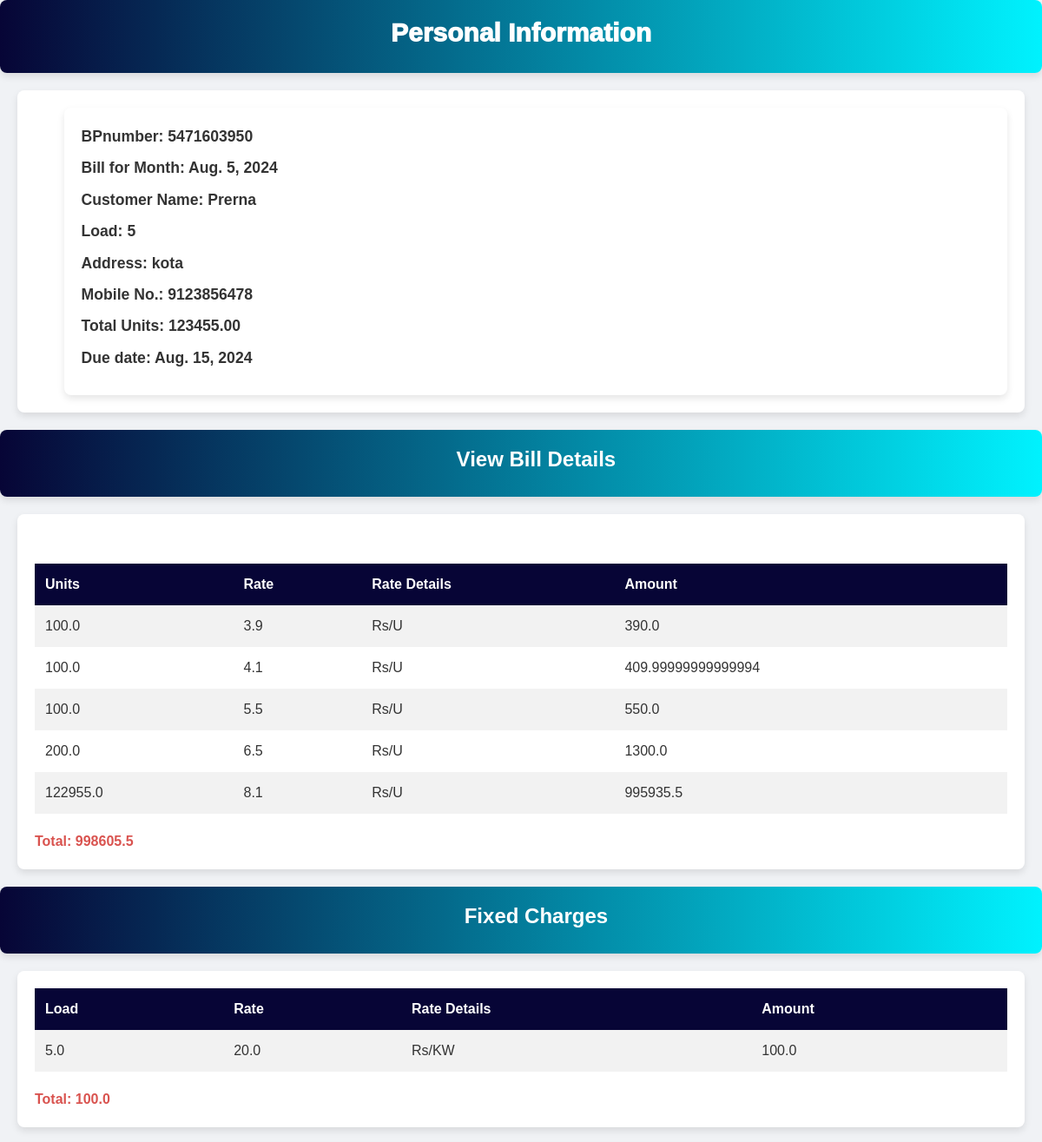
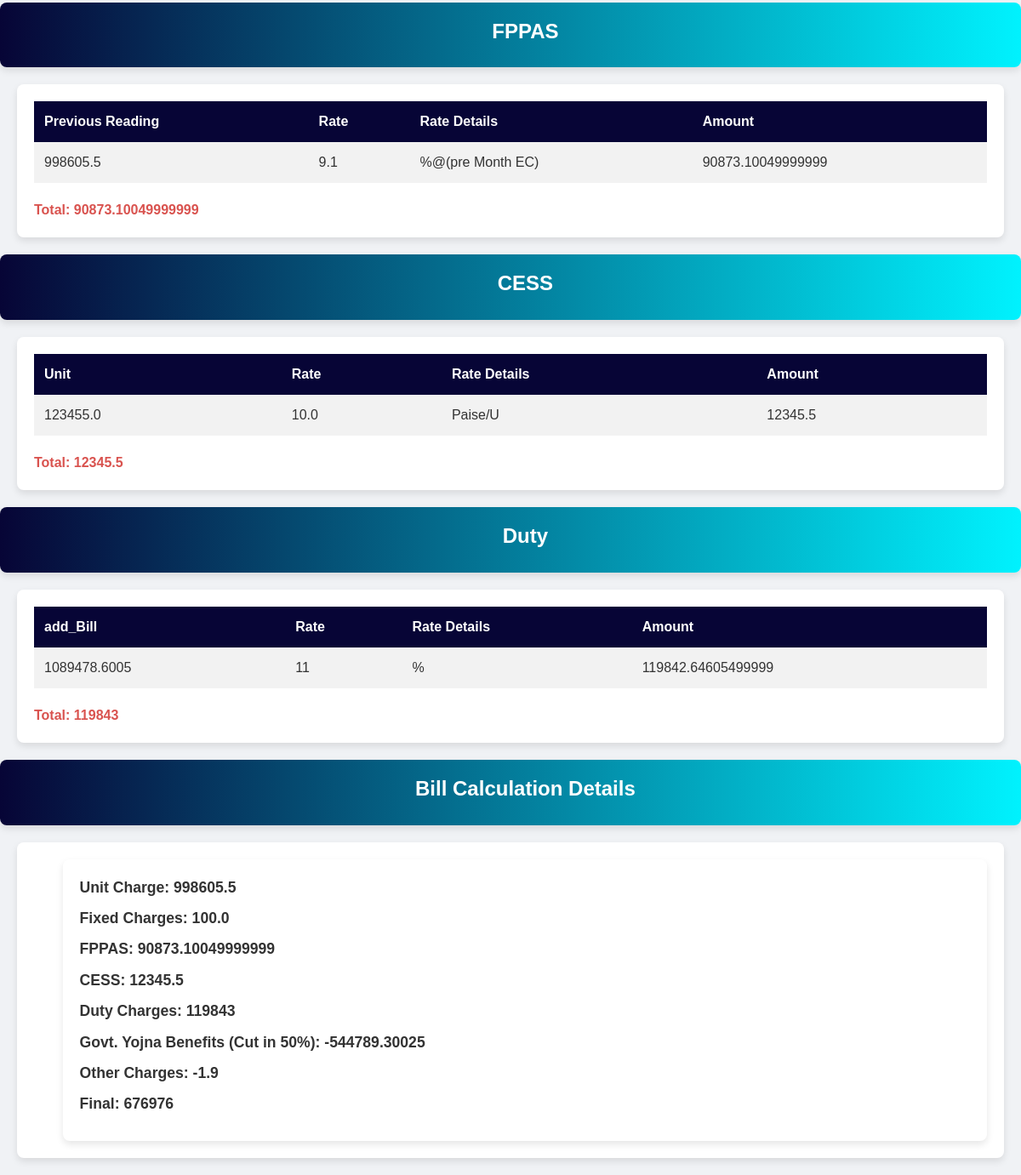
The page /billData/24 on the database its author committed (2 pictures, top to bottom).
### electricity/models.py (models this page shows, shortened)
class Bill(models.Model):
    connection = models.ForeignKey('Connection', on_delete=models.CASCADE)
    billformonth = models.DateField(default=timezone.now)
    currentreading = models.DecimalField(max_digits=10, decimal_places=2, null=True)
    previousreading = models.DecimalField(max_digits=10, decimal_places=2, null=True)
    totalunit = models.DecimalField(max_digits=10, decimal_places=2, null=True, blank=True)
    chargeperunit = models.DecimalField(max_digits=10, decimal_places=2, null=True, blank=True)
    finalamount = models.DecimalField(max_digits=10, decimal_places=2, null=True, blank=True)
    duedate = models.DateField(null=True)
    status = models.CharField(max_length=20, null=True)
    total_bill_amt=models.FloatField(default=0.0)
    current_bill_images=models.ImageField(upload_to='bills/', blank=True,null=True)
    class Meta:
        unique_together = ('connection', 'billformonth')

class Connection(models.Model):
    customer = models.ForeignKey(Customer,on_delete=models.CASCADE)
    connectionid = models.BigIntegerField(primary_key=True, unique=True, editable=False)
    connectiontype = models.CharField(max_length=100, null=True)
    connectionstartdate = models.DateField(null=True)
    occupation = models.CharField(max_length=100, null=True)
    connectionload = models.CharField(max_length=100, null=True)
    plotno = models.CharField(max_length=50, null=True)
    city = models.CharField(max_length=100, null=True)
    pincode = models.CharField(max_length=10, null=True)
    address = models.CharField(max_length=200, null=True)
    state = models.CharField(max_length=100, null=True)
    description = models.CharField(max_length=250, null=True)

class Customer(models.Model):
    user = models.ForeignKey(User,on_delete=models.CASCADE)
    contact = models.CharField(max_length=15, null=True)
    address = models.CharField(max_length=200, null=True)
    city = models.CharField(max_length=100,null=True)
    state = models.CharField(max_length=100, null=True)
    regdate = models.DateTimeField(auto_now_add=True)

class Bill_cal(models.Model):
    unit = models.FloatField(default=0.0)
    rate = models.FloatField(default=0.0)
    rate_details = models.CharField(max_length=10,null=True)
    amount = models.FloatField(default=0.0)
    total = models.ForeignKey(Bill ,on_delete=models.CASCADE)

class Bill_load(models.Model):
    load = models.FloatField(default=0.0)
    load_rate = models.FloatField(default=0.0)
    load_rate_details = models.CharField(max_length=10,null=True)
    load_amount = models.FloatField(default=0.0)
    load_total = models.ForeignKey(Bill ,on_delete=models.CASCADE)

class Bill_fppas(models.Model):
    fppas = models.FloatField(default=0.0)
    fppas_rate = models.FloatField(default=0.0)
    fppas_rate_details = models.CharField(max_length=10,null=True)
    fppas_amount = models.FloatField(default=0.0)
    fppas_total = models.ForeignKey(Bill ,on_delete=models.CASCADE)

class Bill_cess(models.Model):
    cess = models.FloatField(default=0.0)
    cess_rate = models.FloatField(default=0.0)
    cess_rate_details = models.CharField(max_length=10,null=True)
    cess_amount = models.FloatField(default=0.0)
    cess_total = models.ForeignKey(Bill ,on_delete=models.CASCADE)

### electricity/views.py (the view)
# urls.py: path('billData/', billDetialsPage,name='billData'),
def billDetialsPage(request, pid):
    from datetime import datetime
    bill = Bill.objects.get(id=pid)
    aa = Connection.objects.get(connectionid=bill.connection.connectionid)
    load = float(aa.connectionload)
    if 0 < load < 6:
        charge = 20
    elif 5 < load < 11:
        charge = 30
    else:
        charge = 40
    total_load = load * charge
    current_year = datetime.now().year
    current_date = datetime.now()
    previous_month_date = get_previous_month(current_date)
    pre_bill = Bill.objects.filter(
        connection=bill.connection,
        billformonth__month=previous_month_date.month,
        billformonth__year=current_year
    ).first()
    if not pre_bill:
        pre_bill = 0
        amou_data = 0
    else:
        amou_data = (float(pre_bill.total_bill_amt) * 9.1) / 100
    duty_amo = float(amou_data) + float(bill.total_bill_amt)
    per_amo_duty = (float(duty_amo) * 11) / 100
    bill_data = Bill_cal.objects.filter(total=pid)
    data = bill.total_bill_amt
    govt_amount = (float(data) + float(total_load) + float(amou_data)) / 2
    bb = Bill_cess.objects.get(cess_total=bill)
    cess_to_amou = bb.cess_amount
    other_cha= 1.9
    final = ((
        float(data) + float(total_load) + float(amou_data) +
        float(per_amo_duty) + float(cess_to_amou)
    ) - float(govt_amount))-float(other_cha)
    bill_load = Bill_load.objects.filter(load_total=pid)
    bill_fppas = Bill_fppas.objects.filter(fppas_total=pid)
    bill_cess = Bill_cess.objects.filter(cess_total=pid)
    bill_duty = Bill_duty.objects.filter(duty_total=pid)
    return render(request, 'BillDetails.html', locals())

### electricity/views.py (called while the page is built)
def get_previous_month(date):
    first_day_of_current_month = date.replace(day=1)
    last_day_of_previous_month = first_day_of_current_month - timedelta(days=1)
    return last_day_of_previous_month

### electricity/templates/BillDetails.html (shortened to what this page needs)
<!DOCTYPE html>
<html lang="en">
<head>
    <link rel="stylesheet"
          href="https://cdnjs.cloudflare.com/ajax/libs/twitter-bootstrap/4.5.2/css/bootstrap.css">
    <link rel="stylesheet"
          href="https://cdn.datatables.net/1.11.3/css/dataTables.bootstrap4.min.css">
    <link rel="stylesheet" href="https://cdnjs.cloudflare.com/ajax/libs/animate.css/4.1.1/animate.min.css"/>
</head>
<body>
    <div class="header animate__animated animate__fadeInDown">
        <h3 class="psalinfo" style="font-size:30px;font-weight:1000">Personal Information</h3>
    </div>
    <div class="content animate__animated animate__fadeInUp">
        <div class="bill_head_div">
            <span>BPnumber: {{bill.connection.connectionid}}</span>
            <span>Bill for Month: {{bill.billformonth}}</span>
            <span>Customer Name: {{bill.connection.customer.user.first_name}}</span>
            <span>Load: {{bill.connection.connectionload}}</span>
            <span>Address: {{bill.connection.address}}</span>
            <span>Mobile No.: {{bill.connection.customer.contact}}</span>
            <span>Total Units: {{bill.totalunit}}</span>
            <span>Due date: {{bill.duedate}}</span>
        </div>
    </div>
    <div class="header animate__animated animate__fadeInDown">
        <h4>View Bill Details</h4>
    </div>
    <div class="content animate__animated animate__fadeInUp">
        <h4>Unit Charges</h4>
        <div class="table-wrapper">
            <table>
                <thead>
                    <tr>
                        <th>Units</th>
                        <th>Rate</th>
                        <th>Rate Details</th>
                        <th>Amount</th>
                    </tr>
                    {% for i in bill_data %}
                    <tr>
                        <td>{{i.rate}}</td>
                        <td>{{i.unit}}</td>
                        <td>{{i.rate_details}}</td>
                        <td>{{i.amount}}</td>
                    </tr>
                    {% endfor %}
                </thead>
            </table>
        </div>
        <span class="total">Total: {{bill.total_bill_amt}}</span>
    </div>
    <div class="header animate__animated animate__fadeInDown">
        <h4>Fixed Charges</h4>
    </div>
    <div class="content animate__animated animate__fadeInUp">
        <div class="table-wrapper">
            <table>
                <thead>
                    <tr>
                        <th>Load</th>
                        <th>Rate</th>
                        <th>Rate Details</th>
                        <th>Amount</th>
                    </tr>
                    {% for item in bill_load %}
                    <tr>
                        <td>{{item.load}}</td>
                        <td>{{item.load_rate}}</td>
                        <td>{{item.load_rate_details}}</td>
                        <td>{{item.load_amount}}</td>
                    </tr>
                    {% endfor %}
                </thead>
            </table>
        </div>
        {% for item in bill_load %}
        <span class="total">Total: {{item.load_amount}}</span><br>
        {% endfor %}
    </div>
    <div class="header animate__animated animate__fadeInDown">
        <h4>FPPAS</h4>
    </div>
    <div class="content animate__animated animate__fadeInUp">
        <div class="table-wrapper">
            <table>
                <thead>
                    <tr>
                        <th>Previous Reading</th>
                        <th>Rate</th>
                        <th>Rate Details</th>
                        <th>Amount</th>
                    </tr>
                    {% for items in bill_fppas %}
                    <tr>
                        <td>{{pre_bill.total_bill_amt}}</td>
                        <td>9.1</td>
                        <td>{{items.fppas_rate_details}}</td>
                        <td>{{amou_data}}</td>
                    </tr>
                    {% endfor %}
                </thead>
            </table>
        </div>
        <span class="total">Total: {{amou_data}}</span>
    </div>
    <div class="header animate__animated animate__fadeInDown">
        <h4>CESS</h4>
    </div>
    <div class="content animate__animated animate__fadeInUp">
        <div class="table-wrapper">
            <table>
                <thead>
                    <tr>
                        <th>Unit</th>
                        <th>Rate</th>
                        <th>Rate Details</th>
                        <th>Amount</th>
                    </tr>
                    {% for it in bill_cess %}
                    <tr>
                        <td>{{it.cess}}</td>
                        <td>{{it.cess_rate}}</td>
                        <td>{{it.cess_rate_details}}</td>
                        <td>{{it.cess_amount}}</td>
                    </tr>
                    {% endfor %}
                </thead>
            </table>
        </div>
        {% for it in bill_cess %}
        <span class="total">Total: {{it.cess_amount}}</span><br>
        {% endfor %}
    </div>
    <div class="header animate__animated animate__fadeInDown">
        <h4>Duty</h4>
    </div>
    <div class="content animate__animated animate__fadeInUp">
        <div class="table-wrapper">
            <table>
                <thead>
                    <tr>
                        <th>add_Bill</th>
                        <th>Rate</th>
                        <th>Rate Details</th>
                        <th>Amount</th>
                    </tr>
                    <tr>
                        <td>{{duty_amo}}</td>
                        <td>11</td>
                        <td>{{"%"}}</td>
                        <td>{{per_amo_duty}}</td>
                    </tr>
                </thead>
            </table>
        </div>
        <span class="total">Total: {{per_amo_duty|floatformat:0}}</span>
    </div>
    <div class="header animate__animated animate__fadeInDown">
        <h4>Bill Calculation Details</h4>
    </div>
    <div class="content animate__animated animate__fadeInUp">
        <div class="bill_head_div">
            <span>Unit Charge: {{bill.total_bill_amt}}</span>
            {% for item in bill_load %}
            <span>Fixed Charges: {{item.load_amount}}</span>
            {% endfor %}
            <span>FPPAS: {{amou_data}}</span>
            {% for it in bill_cess %}
            <span>CESS: {{it.cess_amount}}</span>
            {% endfor %}
            <span>Duty Charges: {{per_amo_duty|floatformat:0}}</span>
            <span>Govt. Yojna Benefits (Cut in 50%): -{{govt_amount}}</span>
            <span>Other Charges: -{{other_cha}}</span>
            <span>Final: {{final|floatformat:0}}</span>
        </div>
    </div>
</body>
</html>

### electricity/templates/BillDetails.html (style rules this page uses)
body { font-family: 'Arial', sans-serif; background-color: #f0f2f5; color: #333; margin: 0; padding: 0; }
h3.bill_head_heading, h4 { color: #ffff; margin-left: 3%; font-weight: bold; }
.bill_head_div { margin-left: 3%; font-weight: bold; background-color: #fff; padding: 20px; border-radius: 8px; box-shadow: 0 4px 8px rgba(0, 0, 0, 0.1); }
.bill_head_div span { display: block; margin-bottom: 10px; font-size: 1.1em; }
.header { background: linear-gradient(90deg, rgb(7, 5, 54) 0%, #00f2fe 100%); padding: 20px; border-radius: 8px; color: white; text-align: center; box-shadow: 0 4px 8px rgba(0, 0, 0, 0.1); }
.content { margin: 20px; padding: 20px; background-color: #fff; border-radius: 8px; box-shadow: 0 4px 8px rgba(0, 0, 0, 0.1); }
.table-wrapper { overflow-x: auto; }
table { width: 100%; border-collapse: collapse; margin-bottom: 20px; }
th, td { padding: 12px; text-align: left; }
th { color: white; background-color:rgb(7, 5, 54); }
tr:nth-child(even) { background-color: #f2f2f2; }
.total { font-weight: bold; color: #d9534f; }

### rows shown on the page
Bill: connection.connectionid "5471603950", billformonth "Aug. 5, 2024", connection.customer.user.first_name "Prerna", connection.connectionload "5", connection.address "kota", connection.customer.contact "9123856478", totalunit "123455.00", duedate "Aug. 15, 2024", total_bill_amt "998605.5"
Bill_cal: rate "100.0", unit "3.9", rate_details "Rs/U", amount "390.0"
Bill_cal: rate "100.0", unit "4.1", rate_details "Rs/U", amount "409.99999999999994"
Bill_cal: rate "100.0", unit "5.5", rate_details "Rs/U", amount "550.0"
Bill_cal: rate "200.0", unit "6.5", rate_details "Rs/U", amount "1300.0"
Bill_cal: rate "122955.0", unit "8.1", rate_details "Rs/U", amount "995935.5"
Bill_load: load "5.0", load_rate "20.0", load_rate_details "Rs/KW", load_amount "100.0"
Bill_fppas: fppas_rate_details "%@(pre Month EC)", amou_data "90873.10049999999"
Bill_cess: cess "123455.0", cess_rate "10.0", cess_rate_details "Paise/U", cess_amount "12345.5"

### other values the page prints
{{ amou_data }} "90873.10049999999"
{{ duty_amo }} "1089478.6005"
{{ "%" }} "%"
{{ per_amo_duty }} "119842.64605499999"
{{ per_amo_duty|floatformat:0 }} "119843"
{{ govt_amount }} "544789.30025"
{{ other_cha }} "1.9"
{{ final|floatformat:0 }} "676976"
